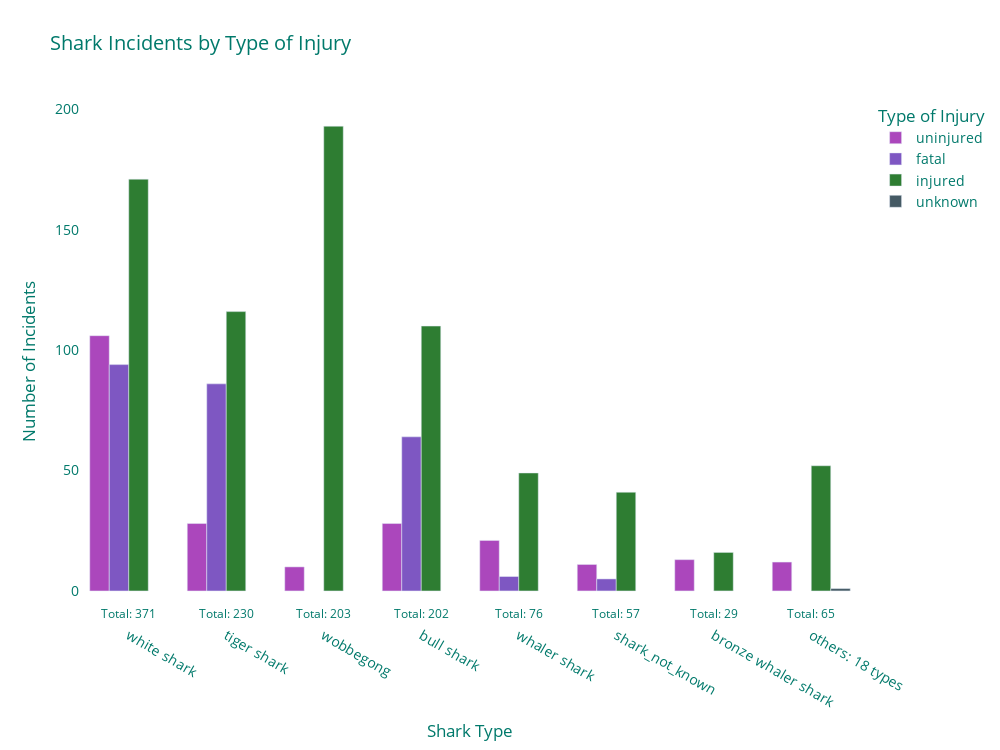

Notebook code for this chart:
### Code cell
shark_victim_injury_counts["total_sum_text"] = shark_victim_injury_counts[
    "total_sum"
].astype(str)

fig = px.bar(
    shark_victim_injury_counts,
    x="shark_common_name",
    y="count",
    color="victim_injury",
    title="Shark Incidents by Type of Injury",
    labels={
        "shark_common_name": "Shark Type",
        "count": "Number of Incidents",
        "victim_injury": "Type of Injury",
    },
    barmode="group",
    color_discrete_sequence=colors,
    # text="hover_text", # Commented out hover text stuff
)

fig.update_traces(textposition="none")
fig.update_layout(
    font=dict(color="#00796b", size=14),
    plot_bgcolor="rgba(0,0,0,0)",
    paper_bgcolor="rgba(0,0,0,0)",
    xaxis_title="Shark Type",
    yaxis_title="Number of Incidents",
    showlegend=True,
    height=750,
    width=1000,
)

annotations = []
for index, row in (
    shark_victim_injury_counts.groupby("shark_common_name").first().iterrows()
):
    annotations.append(
        dict(
            x=row.name,
            y=-5,
            text=f"Total: {row['total_sum']}",
            showarrow=False,
            font=dict(color="#00796b", size=12),
            xanchor="center",
            yanchor="top",
        )
    )

fig.update_layout(annotations=annotations)

fig.show()

### Figure 1 — Plotly figure (JSON) as saved in the notebook; plotly's stock layout.template omitted (floating-point values rounded to 4 significant figures)
{"data": [{"alignmentgroup": "True", "hovertemplate": "Type of Injury=uninjured<br>Shark Type=%{x}<br>Number of Incidents=%{y}<extra></extra>", "legendgroup": "uninjured", "marker": {"color": "#ab47bc", "pattern": {"shape": ""}}, "name": "uninjured", "offsetgroup": "uninjured", "orientation": "v", "showlegend": true, "textposition": "none", "type": "bar", "x": ["white shark", "tiger shark", "wobbegong", "bull shark", "whaler shark", "shark_not_known", "bronze whaler shark", "others: 18 types"], "xaxis": "x", "y": [106, 28, 10, 28, 21, 11, 13, 12], "yaxis": "y"}, {"alignmentgroup": "True", "hovertemplate": "Type of Injury=fatal<br>Shark Type=%{x}<br>Number of Incidents=%{y}<extra></extra>", "legendgroup": "fatal", "marker": {"color": "#7e57c2", "pattern": {"shape": ""}}, "name": "fatal", "offsetgroup": "fatal", "orientation": "v", "showlegend": true, "textposition": "none", "type": "bar", "x": ["white shark", "tiger shark", "bull shark", "whaler shark", "shark_not_known"], "xaxis": "x", "y": [94, 86, 64, 6, 5], "yaxis": "y"}, {"alignmentgroup": "True", "hovertemplate": "Type of Injury=injured<br>Shark Type=%{x}<br>Number of Incidents=%{y}<extra></extra>", "legendgroup": "injured", "marker": {"color": "#2e7d32", "pattern": {"shape": ""}}, "name": "injured", "offsetgroup": "injured", "orientation": "v", "showlegend": true, "textposition": "none", "type": "bar", "x": ["white shark", "tiger shark", "wobbegong", "bull shark", "whaler shark", "shark_not_known", "bronze whaler shark", "others: 18 types"], "xaxis": "x", "y": [171, 116, 193, 110, 49, 41, 16, 52], "yaxis": "y"}, {"alignmentgroup": "True", "hovertemplate": "Type of Injury=unknown<br>Shark Type=%{x}<br>Number of Incidents=%{y}<extra></extra>", "legendgroup": "unknown", "marker": {"color": "#455a64", "pattern": {"shape": ""}}, "name": "unknown", "offsetgroup": "unknown", "orientation": "v", "showlegend": true, "textposition": "none", "type": "bar", "x": ["others: 18 types"], "xaxis": "x", "y": [1], "yaxis": "y"}], "layout": {"annotations": [{"font": {"color": "#00796b", "size": 12}, "showarrow": false, "text": "Total: 29", "x": "bronze whaler shark", "xanchor": "center", "y": -5, "yanchor": "top"}, {"font": {"color": "#00796b", "size": 12}, "showarrow": false, "text": "Total: 202", "x": "bull shark", "xanchor": "center", "y": -5, "yanchor": "top"}, {"font": {"color": "#00796b", "size": 12}, "showarrow": false, "text": "Total: 65", "x": "others: 18 types", "xanchor": "center", "y": -5, "yanchor": "top"}, {"font": {"color": "#00796b", "size": 12}, "showarrow": false, "text": "Total: 57", "x": "shark_not_known", "xanchor": "center", "y": -5, "yanchor": "top"}, {"font": {"color": "#00796b", "size": 12}, "showarrow": false, "text": "Total: 230", "x": "tiger shark", "xanchor": "center", "y": -5, "yanchor": "top"}, {"font": {"color": "#00796b", "size": 12}, "showarrow": false, "text": "Total: 76", "x": "whaler shark", "xanchor": "center", "y": -5, "yanchor": "top"}, {"font": {"color": "#00796b", "size": 12}, "showarrow": false, "text": "Total: 371", "x": "white shark", "xanchor": "center", "y": -5, "yanchor": "top"}, {"font": {"color": "#00796b", "size": 12}, "showarrow": false, "text": "Total: 203", "x": "wobbegong", "xanchor": "center", "y": -5, "yanchor": "top"}], "barmode": "group", "font": {"color": "#00796b", "size": 14}, "height": 750, "legend": {"title": {"text": "Type of Injury"}, "tracegroupgap": 0}, "paper_bgcolor": "rgba(0,0,0,0)", "plot_bgcolor": "rgba(0,0,0,0)", "showlegend": true, "title": {"text": "Shark Incidents by Type of Injury"}, "width": 1000, "xaxis": {"anchor": "y", "domain": [0, 1], "title": {"text": "Shark Type"}}, "yaxis": {"anchor": "x", "domain": [0, 1], "title": {"text": "Number of Incidents"}}}}
